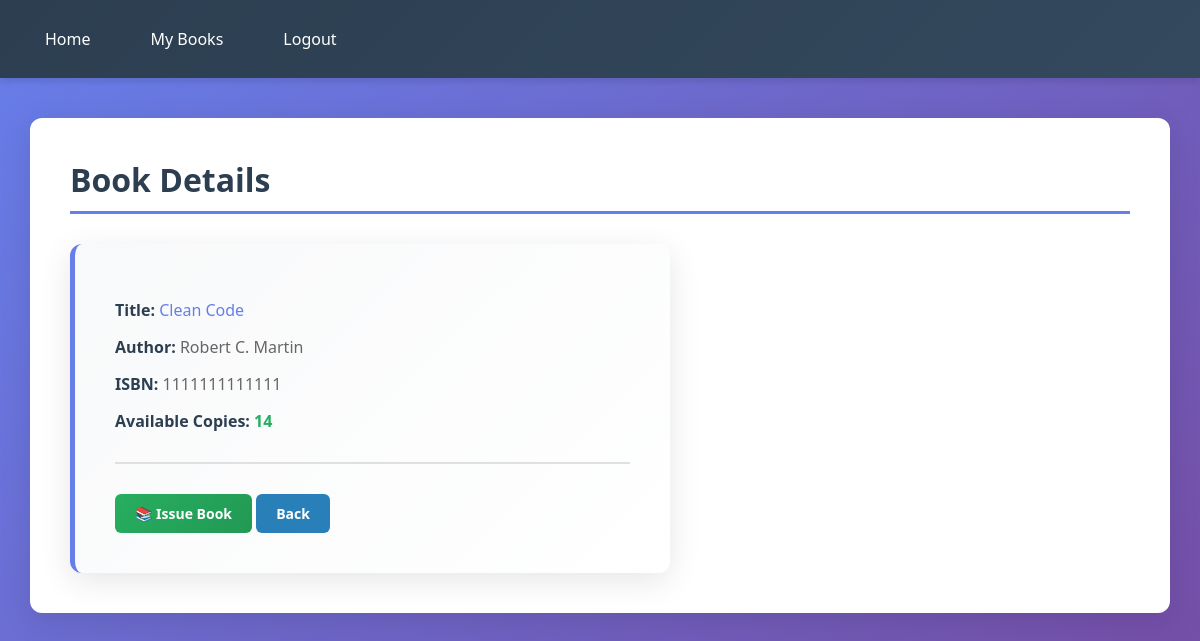
Screenshot of /book/1/ (signed in) with the database file from the repository.
### library/models.py (models this page shows, shortened)
class Book(models.Model):
    title = models.CharField(max_length=200)
    author = models.ForeignKey(Author, on_delete=models.CASCADE)
    isbn = models.CharField(max_length=13)
    available_copies = models.IntegerField(default=1)

class Author(models.Model):
    name = models.CharField(max_length=100)

### library/views.py (the view)
# urls.py: path('book/<int:id>/', views.book_detail, name='book_detail'),
def book_detail(request, id):
    book = get_object_or_404(Book, id=id)
    return render(request, 'library/book_detail.html', {'book': book})

### templates/library/book_detail.html
{% extends 'base.html' %}
{% block content %}
<h2>Book Details</h2>
<div style="
    background: linear-gradient(135deg, #f8f9fa 0%, #ffffff 100%);
    padding: 40px;
    border-radius: 12px;
    width: 100%;
    max-width: 600px;
    box-shadow: 0 8px 32px rgba(0, 0, 0, 0.1);
    border-left: 5px solid #667eea;
">
    <p style="margin: 15px 0; font-size: 16px;"><b style="color: #2c3e50;">Title:</b> <span style="color: #667eea;">{{ book.title }}</span></p>
    <p style="margin: 15px 0; font-size: 16px;"><b style="color: #2c3e50;">Author:</b> <span style="color: #666;">{{ book.author.name }}</span></p>
    <p style="margin: 15px 0; font-size: 16px;"><b style="color: #2c3e50;">ISBN:</b> <span style="color: #666;">{{ book.isbn }}</span></p>
    <p style="margin: 15px 0; font-size: 16px;"><b style="color: #2c3e50;">Available Copies:</b> <span style="color: #27ae60; font-weight: bold;">{{ book.available_copies }}</span></p>
    <hr style="margin: 30px 0; border: none; border-top: 2px solid #e0e0e0;">
    {% if user.is_authenticated %}
        {% if book.available_copies > 0 %}
            <a class="btn green" href="{% url 'issue' book.id %}" style="display: inline-block;">
                📚 Issue Book
            </a>
        {% else %}
            <span style="color:red;font-weight:bold;">
                Out of Stock
            </span>
        {% endif %}
    {% else %}
        <a class="btn green" href="{% url 'login' %}">
            Login to Issue
        </a>
    {% endif %}
    <a class="btn" style="background:#2980b9;" href="{% url 'book_list' %}">
        Back
    </a>
</div>
{% endblock %}

### templates/base.html (style rules this page uses)
* { margin: 0; padding: 0; box-sizing: border-box; }
body { font-family: 'Segoe UI', Tahoma, Geneva, Verdana, sans-serif; background: linear-gradient(135deg, #667eea 0%, #764ba2 100%); min-height: 100vh; color: #333; }
h2 { color: #2c3e50; margin-bottom: 30px; font-size: 2em; border-bottom: 3px solid #667eea; padding-bottom: 10px; }
.btn { display: inline-block; padding: 10px 20px; color: white; text-decoration: none; border-radius: 6px; font-weight: 600; border: none; cursor: pointer; transition: all 0.3s ease; font-size: 14px; }
.green { background: linear-gradient(135deg, #27ae60 0%, #229954 100%); }
a { color: #667eea; text-decoration: none; transition: color 0.3s; }

### rows the page displays
Book: title "Clean Code", author.name "Robert C. Martin", isbn "1111111111111", available_copies "14"
